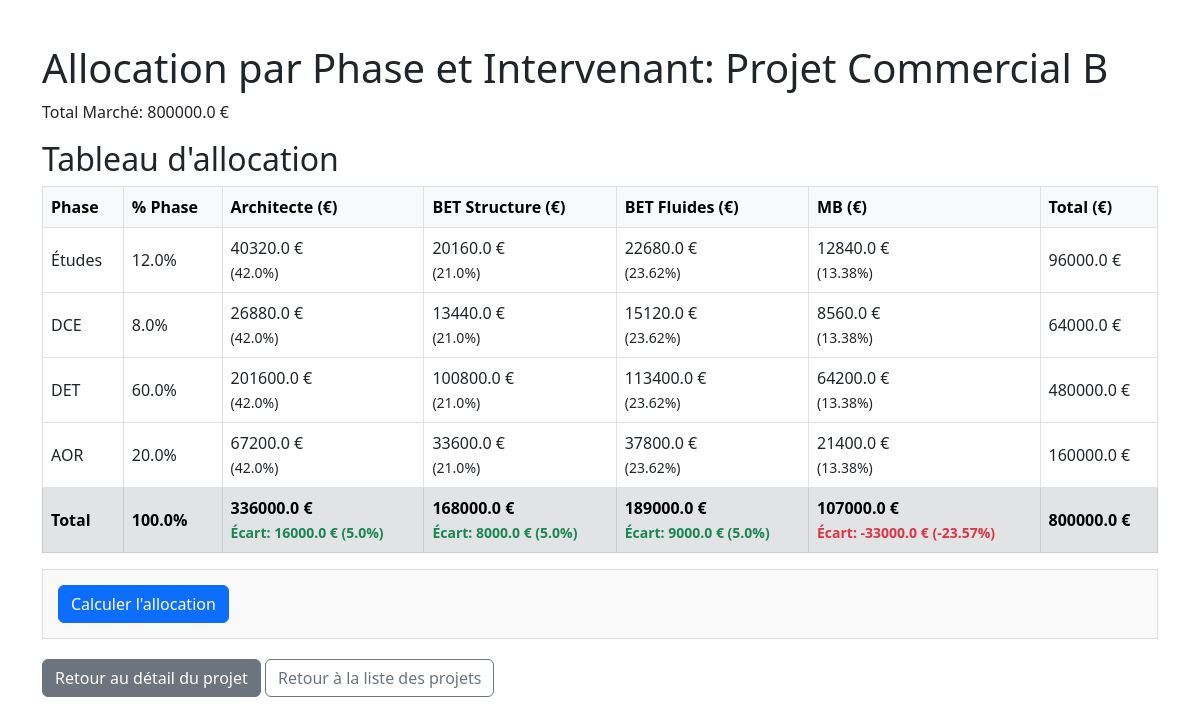
/project/2/allocation, run on the app's committed database.
### models.py (models this page shows, shortened)
class Project(db.Model):
    __tablename__ = 'projects'  # Correction ici (double underscore)
    id = db.Column(db.Integer, primary_key=True)
    name = db.Column(db.String(100), nullable=False) # Nom du projet
    total_marche = db.Column(db.Float, nullable=False) # Montant total du marché
    phases = db.relationship('Phase', backref='project', lazy=True)
    intervenants = db.relationship('Intervenant', backref='project', lazy=True)

class Intervenant(db.Model):
    __tablename__ = 'intervenants'
    id = db.Column(db.Integer, primary_key=True)
    name = db.Column(db.String(100), nullable=False)  # Nom ou rôle de l'intervenant (ex : Architecte, MB, etc.)
    montant_verif = db.Column(db.Float, nullable=True)  # Montant 'vérif' souhaité sur l'ensemble du projet
    project_id = db.Column(db.Integer, db.ForeignKey('projects.id'), nullable=False)
    allocations = db.relationship('PhaseIntervenant', backref='intervenant', lazy=True)

class Phase(db.Model):
    __tablename__ = 'phases'
    id = db.Column(db.Integer, primary_key=True)
    name = db.Column(db.String(100), nullable=False)  # Nom de la phase (Ex : Études, Travaux, etc.)
    percentage = db.Column(db.Float, nullable=False)  # Pourcentage de la phase par rapport au total du projet
    project_id = db.Column(db.Integer, db.ForeignKey('projects.id'), nullable=False)
    allocations = db.relationship('PhaseIntervenant', backref='phase', lazy=True)

class PhaseIntervenant(db.Model):
    __tablename__ = 'phase_intervenants'
    id = db.Column(db.Integer, primary_key=True)
    phase_id = db.Column(db.Integer, db.ForeignKey('phases.id'), nullable=False)
    intervenant_id = db.Column(db.Integer, db.ForeignKey('intervenants.id'), nullable=False)
    final_percent = db.Column(db.Float, nullable=True)
    final_amount = db.Column(db.Float, nullable=True)

### app.py (the view)
@app.route('/project/<int:project_id>/allocation')
def project_allocation(project_id):
    project = Project.query.get_or_404(project_id)
    if not project.phases:
        flash("Veuillez d'abord ajouter des phases au projet", "warning")
        return redirect(url_for('project_detail', project_id=project.id))
    if not project.intervenants:
        flash("Veuillez d'abord ajouter des intervenants au projet", "warning")
        return redirect(url_for('project_detail', project_id=project.id))
    phases_total_percent = sum(phase.percentage for phase in project.phases)
    phases_total_amount = sum(project.total_marche * phase.percentage / 100 for phase in project.phases)
    allocations = PhaseIntervenant.query.filter(
        PhaseIntervenant.phase_id.in_([phase.id for phase in project.phases])
    ).all()
    allocation_data = {}
    for allocation in allocations:
        allocation_data[(allocation.phase_id, allocation.intervenant_id)] = allocation
    intervenant_totals = {}
    for intervenant in project.intervenants:
        total_amount = sum(
            alloc.final_amount for alloc in allocations
            if alloc.intervenant_id == intervenant.id and alloc.final_amount is not None
        )
        intervenant_totals[intervenant.id] = {
            'amount': total_amount,
            'verif': intervenant.montant_verif,
            'ecart': total_amount - intervenant.montant_verif if intervenant.montant_verif else 0
        }
    return render_template('project_allocation.html',
                          project=project,
                          phases_total_percent=phases_total_percent,
                          phases_total_amount=phases_total_amount,
                          allocation_data=allocation_data,
                          intervenant_totals=intervenant_totals)

### templates/project_allocation.html (shortened to what this page needs)
<!DOCTYPE html>
<html>
<head>
    <link rel="stylesheet" href="{{ url_for('static', filename='css/style.css') }}">
    <link href="https://cdn.jsdelivr.net/npm/bootstrap@5.3.0-alpha1/dist/css/bootstrap.min.css" rel="stylesheet">
</head>
<body>
    <div class="container mt-4">
        <h1>Allocation par Phase et Intervenant: {{ project.name }}</h1>
        <p>Total Marché: {{ project.total_marche | round(2) }} €</p>
        <h2>Tableau d'allocation</h2>
        <div class="table-responsive">
            <table class="table table-bordered table-hover">
                <thead class="table-light">
                    <tr>
                        <th>Phase</th>
                        <th>% Phase</th>
                        {% for intervenant in project.intervenants %}
                            <th>{{ intervenant.name }} (€)</th>
                        {% endfor %}
                        <th>Total (€)</th>
                    </tr>
                </thead>
                <tbody>
                    {% for phase in project.phases %}
                    <tr>
                        <td>{{ phase.name }}</td>
                        <td>{{ phase.percentage | round(2) }}%</td>
                        {% for intervenant in project.intervenants %}
                            {% set allocation = allocation_data.get((phase.id, intervenant.id)) %}
                            {% if allocation %}
                                <td>
                                    {{ allocation.final_amount | round(2) }} €
                                    <br>
                                    <small>({{ allocation.final_percent | round(2) }}%)</small>
                                </td>
                            {% else %}
                                <td>-</td>
                            {% endif %}
                        {% endfor %}
                        <td>{{ (project.total_marche * phase.percentage / 100) | round(2) }} €</td>
                    </tr>
                    {% endfor %}
                </tbody>
                <tfoot>
                    <tr class="table-secondary">
                        <th>Total</th>
                        <th>{{ phases_total_percent | round(2) }}%</th>
                        {% for intervenant in project.intervenants %}
                            {% set total_amount = intervenant_totals.get(intervenant.id, {}).get('amount', 0) %}
                            {% set verif_amount = intervenant.montant_verif %}
                            {% set ecart = total_amount - verif_amount %}
                            {% set ecart_percent = (ecart / verif_amount * 100) if verif_amount else 0 %}
                            <th>
                                {{ total_amount | round(2) }} €
                                <br>
                                <small class="{% if ecart_percent > 5 %}text-danger{% elif ecart_percent < -5 %}text-danger{% else %}text-success{% endif %}">
                                    Écart: {{ ecart | round(2) }} € ({{ ecart_percent | round(2) }}%)
                                </small>
                            </th>
                        {% endfor %}
                        <th>{{ phases_total_amount | round(2) }} €</th>
                    </tr>
                </tfoot>
            </table>
        </div>
        <form method="POST" action="{{ url_for('calculate_allocation', project_id=project.id) }}">
            <button type="submit" class="btn btn-primary">Calculer l'allocation</button>
        </form>
        <div class="mt-3">
            <a href="{{ url_for('project_detail', project_id=project.id) }}" class="btn btn-secondary">Retour au détail du projet</a>
            <a href="{{ url_for('index') }}" class="btn btn-outline-secondary">Retour à la liste des projets</a>
        </div>
    </div>
</body>
</html>

### static/css/style.css (style rules this page uses)
body { font-family: Arial, sans-serif; margin: 20px; line-height: 1.6; }
h1, h2, h3 { color: #333; }
table { border-collapse: collapse; width: 100%; margin-bottom: 20px; }
th, td { padding: 8px; text-align: left; border: 1px solid #ddd; }
th { background-color: #f2f2f2; }
form { margin-bottom: 20px; padding: 15px; border: 1px solid #ddd; background-color: #f9f9f9; }
a { color: #0066cc; text-decoration: none; }
body { padding-top: 20px; padding-bottom: 40px; }
.table th, .table td { vertical-align: middle; }

### data on the page
Project: name "Projet Commercial B", total_marche "800000.0", (project.total_marche*phase.percentage/100)|round(2) "96000.0", (project.total_marche*phase.percentage/100)|round(2) "64000.0", (project.total_marche*phase.percentage/100)|round(2) "480000.0", (project.total_marche*phase.percentage/100)|round(2) "160000.0"
Intervenant: name "Architecte", total_amount "336000.0", ecart "16000.0", ecart_percent "5.0"
Intervenant: name "BET Structure", total_amount "168000.0", ecart "8000.0", ecart_percent "5.0"
Intervenant: name "BET Fluides", total_amount "189000.0", ecart "9000.0", ecart_percent "5.0"
Intervenant: name "MB", total_amount "107000.0", ecart "-33000.0", ecart_percent "-23.57"
Phase: name "Études", percentage "12.0"
PhaseIntervenant: final_amount "40320.0", final_percent "42.0"
PhaseIntervenant: final_amount "20160.0", final_percent "21.0"
PhaseIntervenant: final_amount "22680.0", final_percent "23.62"
PhaseIntervenant: final_amount "12840.0", final_percent "13.38"
Phase: name "DCE", percentage "8.0"
PhaseIntervenant: final_amount "26880.0", final_percent "42.0"
PhaseIntervenant: final_amount "13440.0", final_percent "21.0"
PhaseIntervenant: final_amount "15120.0", final_percent "23.62"
PhaseIntervenant: final_amount "8560.0", final_percent "13.38"
Phase: name "DET", percentage "60.0"
PhaseIntervenant: final_amount "201600.0", final_percent "42.0"
PhaseIntervenant: final_amount "100800.0", final_percent "21.0"
PhaseIntervenant: final_amount "113400.0", final_percent "23.62"
PhaseIntervenant: final_amount "64200.0", final_percent "13.38"
Phase: name "AOR", percentage "20.0"
PhaseIntervenant: final_amount "67200.0", final_percent "42.0"
PhaseIntervenant: final_amount "33600.0", final_percent "21.0"
PhaseIntervenant: final_amount "37800.0", final_percent "23.62"
PhaseIntervenant: final_amount "21400.0", final_percent "13.38"

### other printed values
{{ phases_total_percent | round(2) }} "100.0"
{{ phases_total_amount | round(2) }} "800000.0"
